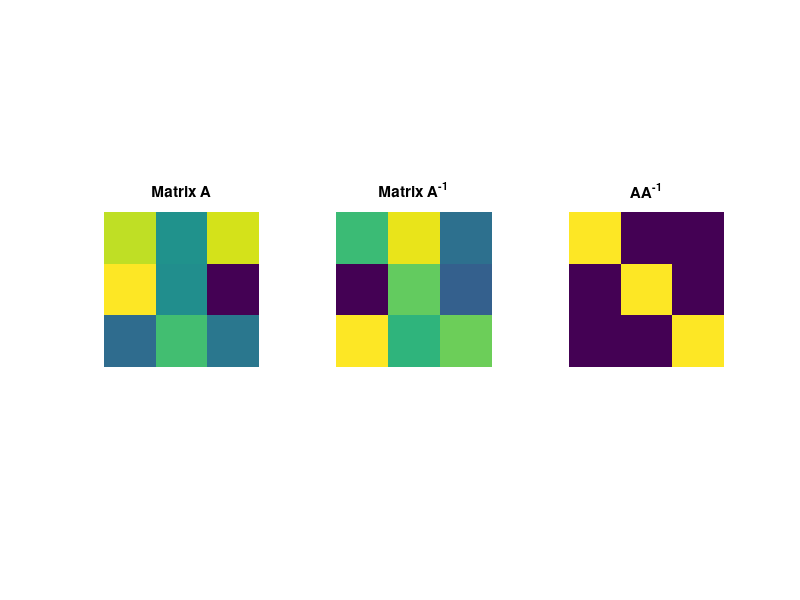
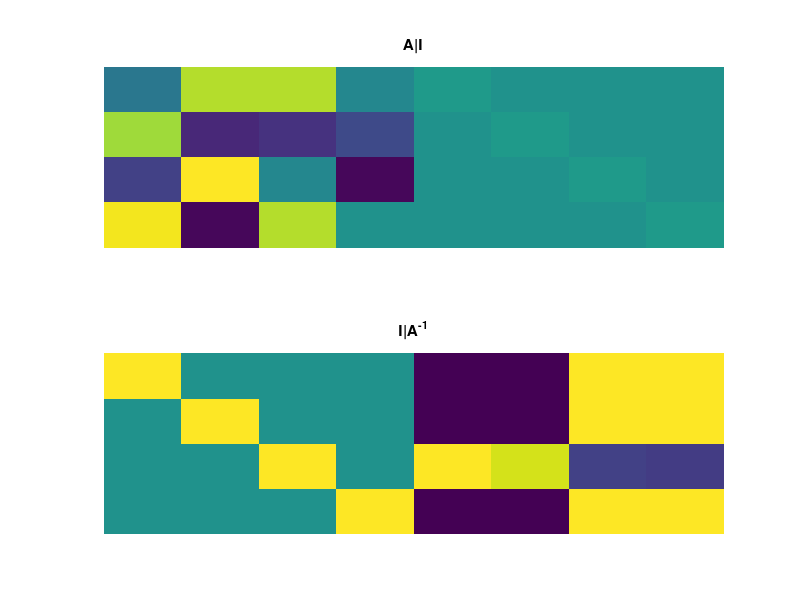
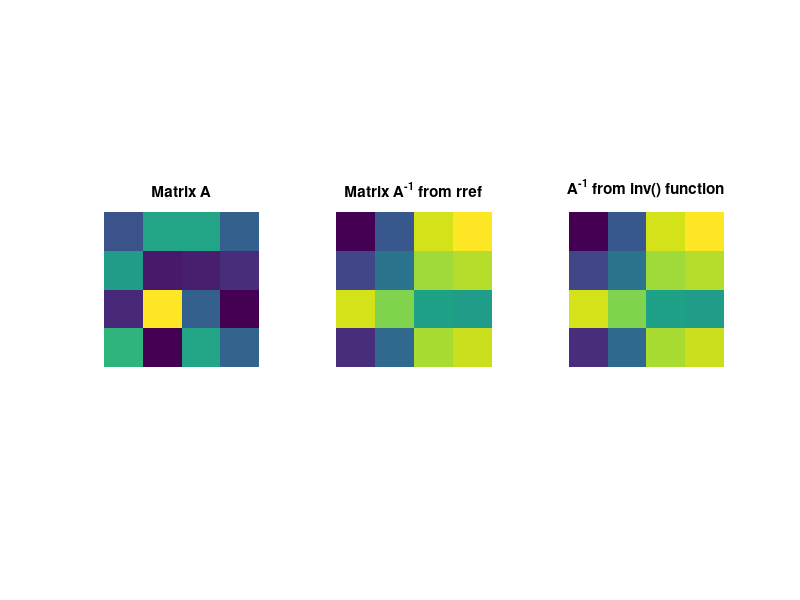
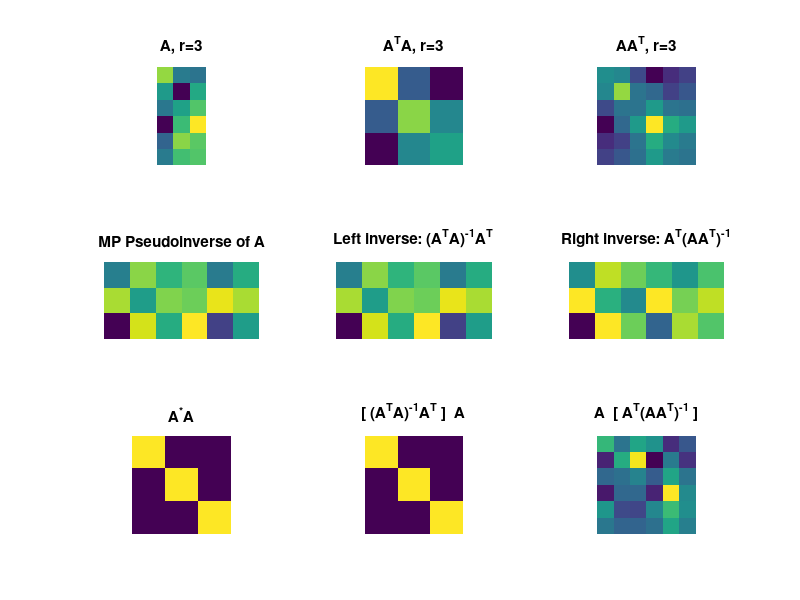

Write MATLAB code to recreate these figures, in order.
%%
%     COURSE: Linear algebra: theory and implementation
%    SECTION: Matrix inverse
%      VIDEO: Concept and uses of the inverse
% Instructor: mikexcohen.com
% 
%%

% size of square matrix
m = 3;

% generate random matrix
A = randn(m);

% compute its inverse
Ainv = inv(A);

% and check the multiplication
id = A*Ainv;


% show in an image
figure(1), clf
subplot(131), imagesc(A)
title('Matrix A'), axis square, axis off

subplot(132), imagesc(Ainv)
title('Matrix A^{-1}'), axis square, axis off

subplot(133), imagesc(id)
title('AA^{-1}'), axis square, axis off

%%
%     COURSE: Linear algebra: theory and implementation
%    SECTION: Matrix inverse
%      VIDEO: Computing the inverse via row reduction
% Instructor: mikexcohen.com
% 
%%

% matrix size
m = 4;

% random integers matrix
A = round( 10*randn(m) );

% augment A and identity
Aaug = [ A eye(m) ];
size(Aaug)

% rref
Asol = rref(Aaug);

Ainvrref = Asol(:,m+1:end);
Ainv = inv(A);


% show the augemented matrices
figure(2), clf
subplot(211), imagesc(Aaug)
title('A|I'), axis off
set(gca,'clim',[-1 1]*max(abs(Aaug(:)))*.5)

subplot(212), imagesc(Asol)
title('I|A^{-1}'), axis off
set(gca,'clim',[-1 1]*max(abs(Asol(:)))*.25)


% show the square matrices
figure(3), clf
subplot(131), imagesc(A)
title('Matrix A'), axis square, axis off

subplot(132), imagesc(Ainvrref)
title('Matrix A^{-1} from rref'), axis square, axis off

subplot(133), imagesc(Ainv)
title('A^{-1} from inv() function'), axis square, axis off


%%
%     COURSE: Linear algebra: theory and implementation
%    SECTION: Matrix inverse
%      VIDEO: Left inverse and right inverse
% Instructor: mikexcohen.com
% 
%%

% m>n for left inverse,
% m<n for right inverse
m = 6;
n = 3;

% create matrices
A = randn(m,n);
AtA = A'*A;
AAt = A*A';

% inspect ranks
disp([ 'Rank of A^TA: ' num2str(rank(AtA)) ])
disp([ 'Rank of AA^T: ' num2str(rank(AAt)) ])

% left inverse
Aleft = inv(AtA)*A';

% right inverse
Aright = A'*inv(AAt);

% now test!
I_left  = Aleft  * A;
I_right = A * Aright;

% and then test using the inverse function
AtA_inv = inv(AtA);
I_AtA   = AtA_inv * AtA;

AAt_inv = inv(AAt);
I_AAt   = AAt_inv * AAt;


% show images
figure(4), clf
subplot(331), imagesc(A), axis image, axis off
title([ 'A, r=' num2str(rank(A)) ])

subplot(332), imagesc(AtA), axis image, axis off
title([ 'A^TA, r=' num2str(rank(AtA)) ])

subplot(333), imagesc(AAt), axis image, axis off
title([ 'AA^T, r=' num2str(rank(AAt)) ])

subplot(335), imagesc(Aleft), axis image, axis off
title('Left inverse: (A^TA)^{-1}A^T')

subplot(336), imagesc(Aright), axis image, axis off
title('Right inverse: A^T(AA^T)^{-1}')

subplot(338), imagesc(I_left), axis image, axis off
title('[ (A^TA)^{-1}A^T ]  A')

subplot(339), imagesc(I_right), axis image, axis off
title('A  [ A^T(AA^T)^{-1} ]')


%%
%     COURSE: Linear algebra: theory and implementation
%    SECTION: Matrix inverse
%      VIDEO: The pseudoinverse, part 1
% Instructor: mikexcohen.com
% 
%%

%% run the code from the previous video before running this cell!

% pseudoinverse of rectangular matrix A
pseudoInvA = pinv(A);

subplot(334), imagesc(pseudoInvA), axis image, axis off
title('MP Pseudoinverse of A')


subplot(337), imagesc(pseudoInvA*A), axis image, axis off
title('A^*A')

%%

% create random matrix
n = 50;
A = randn(n);

% make rank deficient by repeating a column
A(:,end) = A(:,end-1);

% rank of A!
rank(A)


% compute the pseudoinverse
Ai = pinv(A);


% and show the matrices
figure(5), clf
subplot(221), imagesc(A), axis square, axis off
title('A'), set(gca,'fontsize',20)

subplot(222), imagesc(Ai), axis square, axis off
title('A^*'), set(gca,'fontsize',20)

subplot(223), imagesc(Ai*A), axis square, axis off
title('A^*A'), set(gca,'fontsize',20)

subplot(224), imagesc(A*Ai), axis square, axis off
title('AA^*'), set(gca,'fontsize',20)

%% done.
